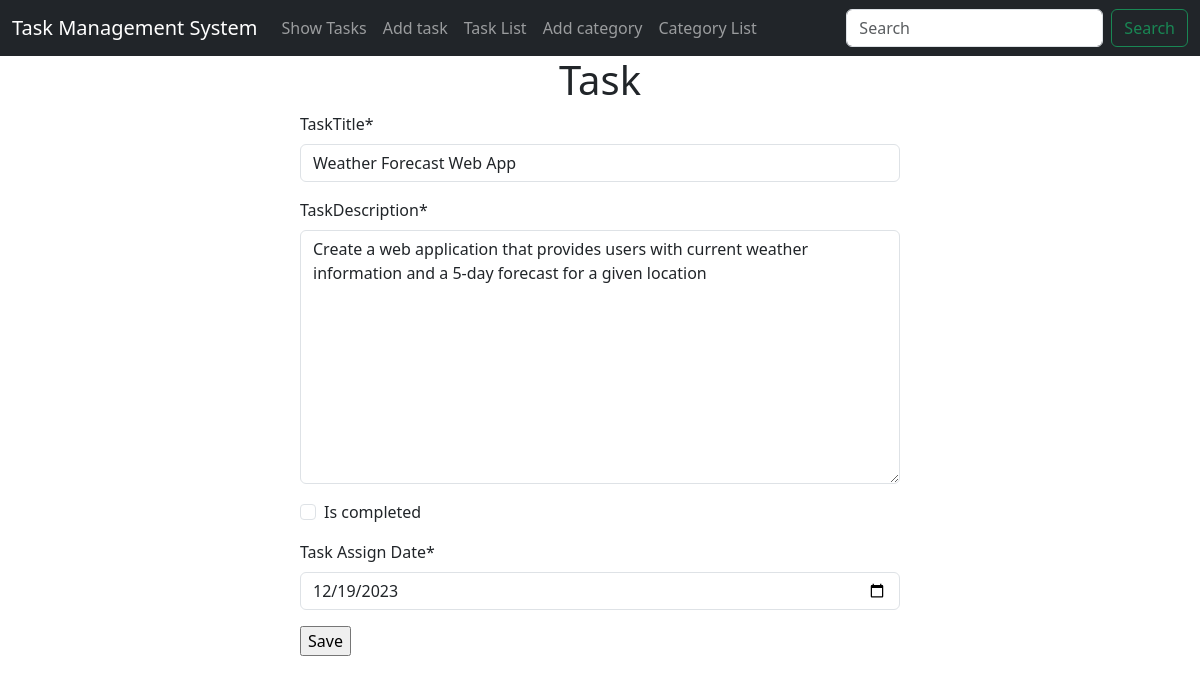
The page /tasks/edit/13 on the database its author committed.
### tasks/models.py (models this page shows, shortened)
class TaskModel(models.Model):
    taskTitle = models.CharField(max_length=255)
    taskDescription = models.TextField()
    is_completed = models.BooleanField(default=False)
    task_Assign_Date = models.DateField()

### tasks/views.py (the view)
# urls.py: path('edit/<int:task_id>', views.edit_task, name="edit_task"),
def edit_task(request, task_id):
    task = models.TaskModel.objects.get(pk=task_id)
    form = forms.TaskModelForm(instance=task)
    if request.method == 'POST':
        form = forms.TaskModelForm(request.POST, instance=task)
        if form.is_valid():
            form.save()
            return redirect('show_tasks')
    return render(request, 'add_task.html', {'form': form})

### tasks/forms.py
class TaskModelForm(forms.ModelForm):
    class Meta:
        model = TaskModel
        fields = '__all__'
        widgets = {
            'task_Assign_Date': forms.DateInput(attrs={'type': 'date'}),
        }

### tasks/templates/add_task.html (shortened to what this page needs)
{% extends 'base.html' %}
{% block content %}
{% load crispy_forms_tags %}
<form style="width: 50%; margin: auto;" method="post">
    <h1 class="text-center">Task</h1>
    {{ form | crispy }}
    <input type="submit" value="Save">
</form>
{% endblock %}

### rows shown on the page
TaskModel: taskTitle "Weather Forecast Web App", taskDescription "Create a web application that provides users with current weather information and a 5-day forecast for a given location", task_Assign_Date "12/19/2023"
